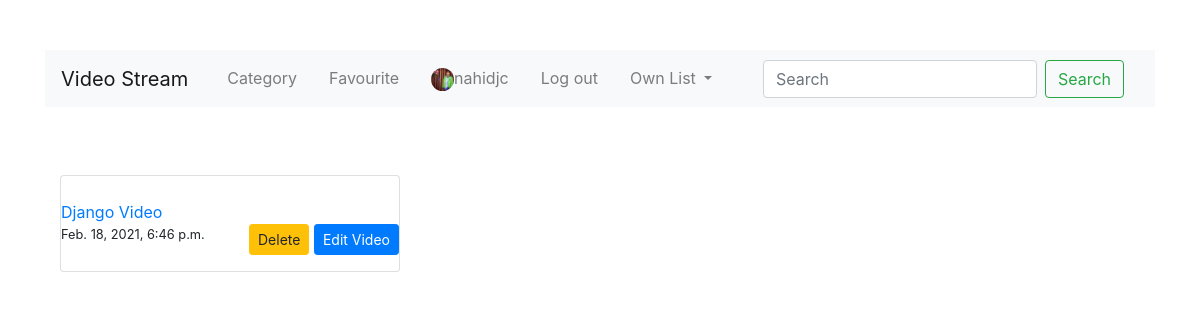
/stream/my-videos/ (signed in), run on an earlier commit of the app's database.
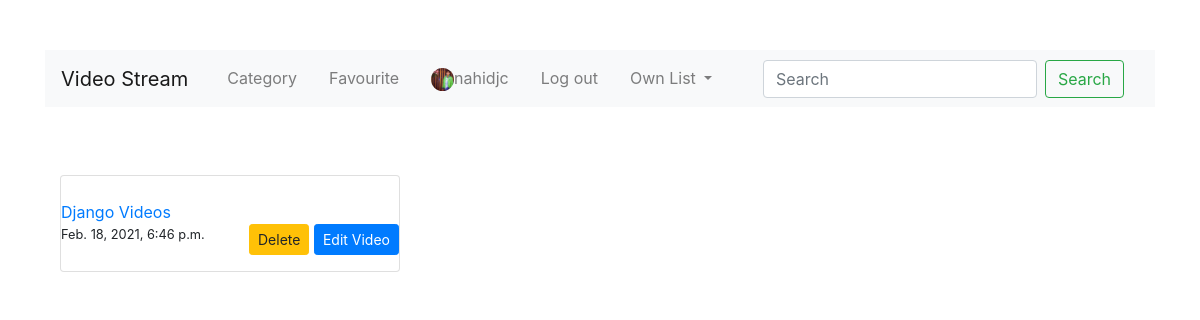
And on a later commit of the database.
### Stream_App/models.py (models this page shows, shortened)
class Video(models.Model):
    user = models.ForeignKey(
        User, on_delete=models.CASCADE, related_name='post_user')
    video_title = models.CharField(max_length=250, verbose_name='Put a Title')
    slug = models.SlugField(max_length=250, unique=True)
    video_content = models.FileField(
        verbose_name='Upload Video', upload_to='videos')
    thumbnail = models.ImageField(
        verbose_name='Add to Thumbnail', upload_to='thumbnails', blank=True)
    publish_date = models.DateTimeField(auto_now_add=True)
    update_date = models.DateTimeField(auto_now=True)
    class Meta:
        ordering = ['-publish_date']

### Stream_App/views.py (the view)
# urls.py: path('my-videos/', views.MyVideos.as_view(), name='my_videos'),
class MyVideos(LoginRequiredMixin, TemplateView):
    template_name = "Stream_App/myvideos.html"

### templates/Stream_App/myvideos.html (shortened to what this page needs)
{% extends 'base.html'%}
{% load crispy_forms_tags %}
{% block body_block %}
{% include "navbar.html" %}
<div class="container my-5">
    <div class="row">
        {% for video in user.post_user.all %}
        <div class="col-md-6 col-sm-12 col-lg-4">
            <figure class="card card-product">
                <div class="img-wrap">
                </div>
                <figcaption class="info-wrap">
                    <a href="{% url 'Stream_App:details_videos' slug=video.slug %}"
                        class="text">{{video.video_title}}</a>
                    <div class="action-wrap row">
                        <div class="price-wrap h6 col-6">
                            <small> {{video.publish_date}}</small>
                        </div>
                        <div class="col-6 pb-3 text-right pl-2">
                            <a href="{% url 'Stream_App:delete_video' pk=video.pk %}"><button type="button"
                                    class="btn btn-warning btn-sm">Delete</button></a>
                            <a href="{% url 'Stream_App:edit_video' slug=video.slug %}"><button
                                    class="btn btn-primary btn-sm">Edit Video</button></a>
                        </div>
                    </div>
                </figcaption>
            </figure>
        </div>
        {% endfor %}
    </div>
</div>
{% endblock %}

What changed in the data, as far as the page shows it:
changed Video: video_title "Django Video" → "Django Videos"
